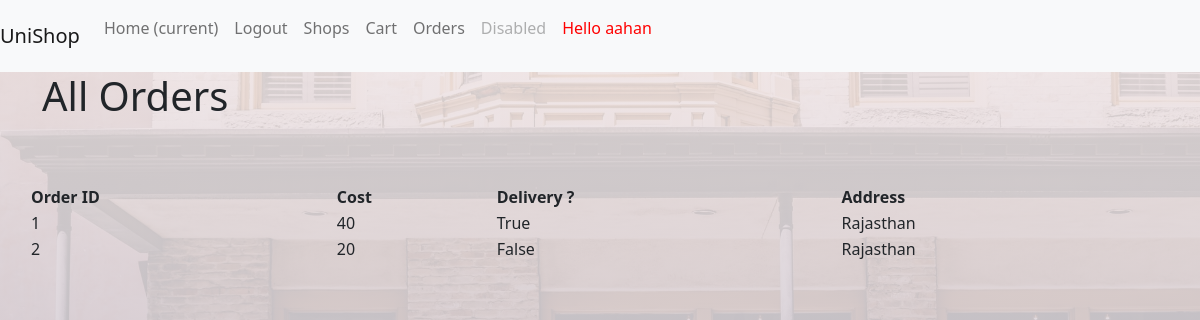
The page /orders/ (signed in) on the database as committed earlier.
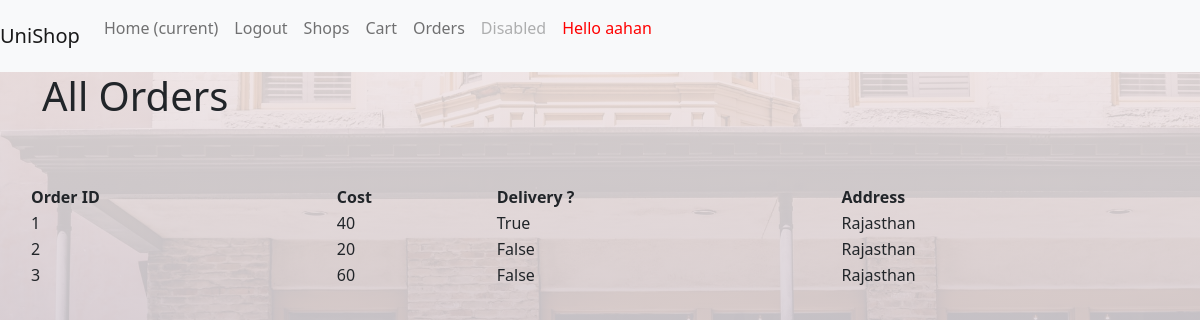
The same page on the database as committed later.
### unishop/models.py (models this page shows, shortened)
class Bill(models.Model):
    deliver = models.BooleanField(default=False)
    address = models.CharField(max_length=100)
    total_price = models.PositiveIntegerField()
    user = models.ForeignKey(User,on_delete=models.CASCADE,related_name="bill")
    shop = models.ForeignKey('Shop', on_delete=models.CASCADE,related_name="bills")
    class Meta:
        db_table = "Bill"

### unishop/views.py (the view)
# urls.py: path('orders/',views.orders,name = "orders")
@login_required
def orders(request):
    orders = request.user.bill.all()
    return render(request,"unishop/orders.html",{
        "orders":orders
    })

### unishop/templates/unishop/orders.html (shortened to what this page needs)
{% extends 'unishop/base.html' %}
{% block bodyblock %}
<div class = "container">
    <div class = "row align-self-center justify-content-center">
        {% if not orders %}
            <h2>Sorry you don't have any orders right now </h2>
            {% else %}
            <div class = "col-l-5 col-md-6 col-sm-10">
                <h1>All Orders</h1>
            </div>
            <div class = "col-l-5 col-md-6 col-sm-10 p-5 mt-3 rounded "></div>
            <table>
                <thead>
                    <th>Order ID</th>
                    <th>Cost</th>
                    <th>Delivery ? </th>
                    <th>Address </th>
                </thead>
            <tbody>
                {% for order in orders  %}
                <tr>
                <td>{{order.id}} </td>
                <td>{{order.total_price}}</td>
                <td>{{order.deliver}}</td>
                <td>{{order.address}}</td>
                </tr>
                {% endfor %}
            </tbody>
        </table>
    </div>
    </div>
{% endif %}
{% endblock bodyblock %}

Rows that differ between the two databases and show on the page:
added Bill: id "3", total_price "60", deliver "False", address "Rajasthan"
